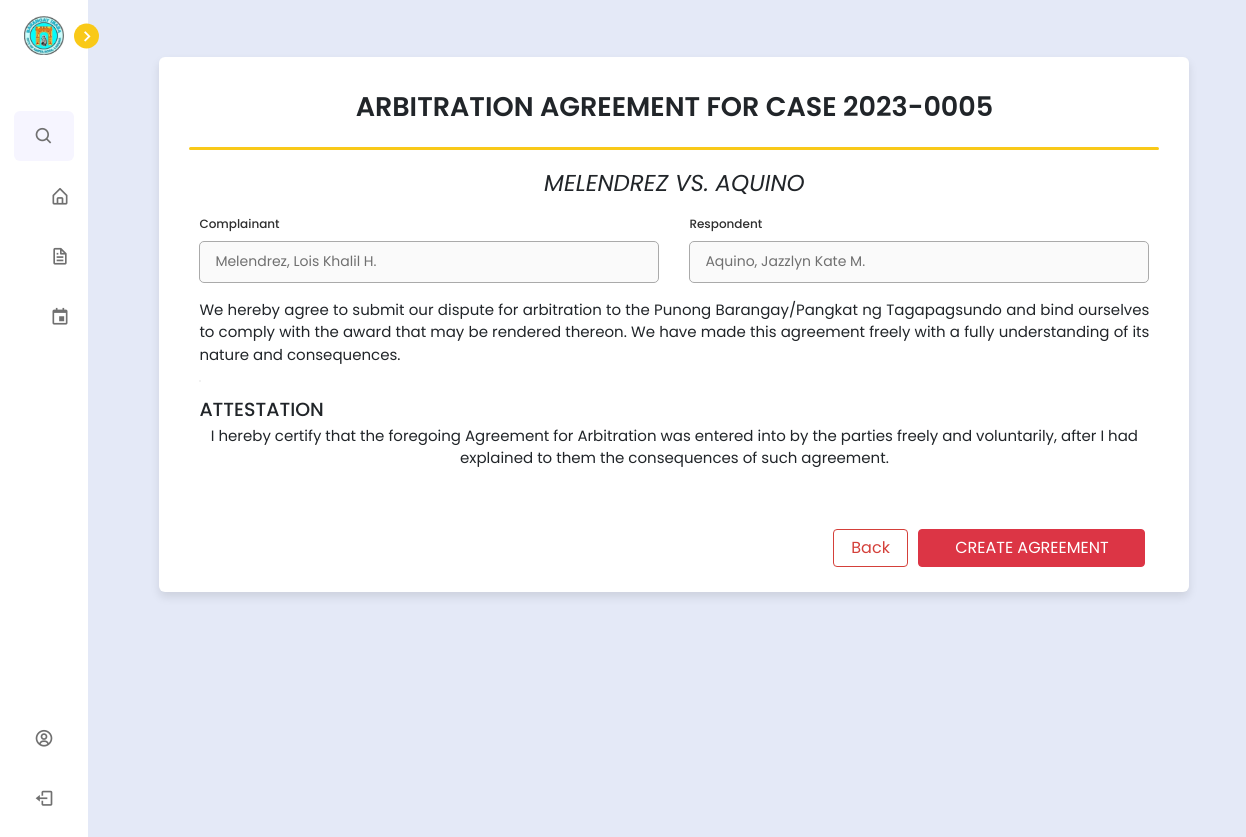
Page /barangay/lupon/arbitration_agreement.php?incident_case_number=2023-0005-05 (signed in) on the committed database.
### tables this page shows
CREATE TABLE `incident_report` (
  `incident_id` int(11) NOT NULL,
  `complainant_last_name` varchar(255) NOT NULL,
  `complainant_first_name` varchar(255) NOT NULL,
  `complainant_middle_name` varchar(255) NOT NULL,
  `complainant_cellphone_number` varchar(20) NOT NULL,
  `complainant_house_address` varchar(255) NOT NULL,
  `respondent_last_name` varchar(255) NOT NULL,
  `respondent_first_name` varchar(255) NOT NULL,
  `respondent_middle_name` varchar(255) NOT NULL,
  `respondent_cellphone_number` varchar(20) NOT NULL,
  `respondent_house_address` varchar(255) NOT NULL,
  `incident_case_number` varchar(50) NOT NULL,
  `incident_case_type` varchar(100) NOT NULL,
  `incident_date` date NOT NULL,
  `description_of_violation` tinytext NOT NULL,
  `created_at` timestamp NOT NULL DEFAULT current_timestamp(),
  `submitter_first_name` varchar(50) DEFAULT NULL,
  `submitter_last_name` varchar(50) DEFAULT NULL,
  `lupon_id` int(11) DEFAULT NULL,
  `pb_id` int(11) NOT NULL,
  `other_incident_case_type` varchar(255) DEFAULT NULL
);

### barangay/lupon/arbitration_agreement.php (the view, shortened to what this page needs)
<?php
include '../../config.php';
$email = $_SESSION['email_address'];
?>
<!DOCTYPE html>
<html lang="en">
<head>
    <link href='https://unpkg.com/boxicons@2.1.1/css/boxicons.min.css' rel='stylesheet'>
    <link rel="stylesheet" href="https://unicons.iconscout.com/release/v4.0.0/css/line.css">
    <link rel="stylesheet" href="https://cdnjs.cloudflare.com/ajax/libs/font-awesome/6.4.2/css/all.min.css" />
    <link rel="stylesheet" href="../../node_modules/bootstrap/dist/css/bootstrap.min.css">
    <link rel="stylesheet" href="../../css/dilg.css">
</head>
<body>
<nav class="sidebar close">
        <header>
            <div class="image-text">
            <?php
                    $select = mysqli_query($conn, "SELECT l.*, pb.barangay
                                                FROM `lupon_accounts` l
                                                LEFT JOIN `pb_accounts` pb ON l.pb_id = pb.pb_id
                                                WHERE l.email_address = '$email'") or die('query failed');
                    if(mysqli_num_rows($select) > 0){
                        $fetch = mysqli_fetch_assoc($select);
                    }
                ?>
                              <?php
if ($fetch['barangay'] == 'Ibaba') {
    echo '<span class="image"><img src="../../images/ibaba_logo.png"></span>';
} elseif ($fetch['barangay'] == 'Other') {
    echo '<span class="image"><img src="../../images/logo.png"></span>';
} elseif ($fetch['barangay'] == 'Labas') {
    echo '<span class="image"><img src="../../images/labas.png"></span>';
} elseif ($fetch['barangay'] == 'Tagapo') {
    echo '<span class="image"><img src="../../images/tagapo.png"></span>';
} elseif ($fetch['barangay'] == 'Malusak') {
    echo '<span class="image"><img src="../../images/malusak.png"></span>';
} elseif ($fetch['barangay'] == 'Balibago') {
    echo '<span class="image"><img src="../../images/balibago.png"></span>';
} elseif ($fetch['barangay'] == 'Caingin') {
    echo '<span class="image"><img src="../../images/caingin.png"></span>';
} elseif ($fetch['barangay'] == 'Pook') {
    echo '<span class="image"><img src="../../images/pooc.png"></span>';
} elseif ($fetch['barangay'] == 'Aplaya') {
    echo '<span class="image"><img src="../../images/aplaya.png"></span>';
} elseif ($fetch['barangay'] == 'Kanluran') {
    echo '<span class="image"><img src="../../images/kanluran.png"></span>';
} else {
    echo '<span class="image"><img src="../../images/logo.png"></span>';
}
?>
            </div>
            <i class='bx bx-chevron-right toggle'></i>
        </header>
        <div class="menu-bar">
            <div class="menu">
            <li class="search-box">
    <i class='bx bx-search icon'></i>
</li>
                    <li class="nav-link">
                        <a href="home.php">
                            <i class='bx bx-home-alt icon' ></i>
                        </a>
                    </li>
                    <li class="nav-link">
                        <a href="incident_reports.php">
                            <i class='bx bx-file icon' ></i>
                        </a>
                    </li>
                    <li class="nav-link">
                        <a href="hearings.php">
                            <i class='bx bx-calendar-event icon' ></i>
                        </a>
                    </li>
            </div>
            <div class="bottom-content">
                <li class="">
                <a href="my_account.php">
                        <i class='bx bx-user-circle icon' ></i>
                    </a>
                </li>
                <li class="">
                    <a href="../../logout.php">
                        <i class='bx bx-log-out icon' ></i>
                    </a>
                </li>
            </div>
        </div>
    </nav>
    <section class="home">
    <center>
            <div class="add-account-container">
            <?php
        $incident_case_number = $_GET['incident_case_number'];
        $select = mysqli_query($conn, "SELECT * FROM `incident_report` WHERE incident_case_number = '$incident_case_number'") or die('query failed');
        $fetch_cases = mysqli_fetch_assoc($select);
        ?>
                <div class="header-text">Arbitration Agreement for Case <?php echo htmlspecialchars(substr($fetch_cases['incident_case_number'], 0, 9)); ?></div>
                <form action="" method="post" style="height: 425px;">
            <span class="title" style="font-style: italic; margin-top: -5px; font-size: 23px; text-transform: uppercase;"><?php echo $fetch_cases['complainant_last_name']; ?> vs. <?php echo $fetch_cases['respondent_last_name']; ?> </span>
                    <div class="fields">
                        <div class="input-field-1">
                            <label>Complainant</label>
                            <input type="text"  onkeypress="return validateName(event)" placeholder="" value="<?php echo $fetch_cases['complainant_last_name']; ?>, <?php echo $fetch_cases['complainant_first_name']; ?> <?php echo substr($fetch_cases['complainant_middle_name'], 0, 1); ?>." disabled readonly>
                        </div>
                        <div class="input-field-1">
                            <label>Respondent</label>
                            <input type="text"  onkeypress="return validateName(event)" placeholder="" value="<?php echo $fetch_cases['respondent_last_name']; ?>, <?php echo $fetch_cases['respondent_first_name']; ?> <?php echo substr($fetch_cases['respondent_middle_name'], 0, 1); ?>." disabled readonly>
                        </div>
                        <div class="input-field" style="width: 100%;">
                        <small style="font-size: 15px; text-align: justify;">We hereby agree to submit our dispute for arbitration to the Punong Barangay/Pangkat ng Tagapagsundo and bind ourselves to comply with the award that may be rendered thereon. We have made this agreement freely with a fully understanding of its nature and consequences.</small>
                        </div>
                        <hr style="border: 1px solid #ccc; margin: 10px 0;">
                            <div class="input-field-1" style="width: 100%;">
                            <span class="title" style="font-size: 19px; font-weight: 500; text-align: left; text-transform: uppercase;">Attestation</span>
                        <p style="font-size: 15px;">I hereby certify that the foregoing Agreement for Arbitration was entered into by the parties freely and voluntarily, after I had explained to them the consequences of such agreement.</p>
                        </div>
                    </div>
                    <div class="input-group1 d-flex" style="margin-top: 3%; margin-left: 22%;">
                        <input type="button" value="Back" class="btn btn-secondary back-btn" style="width: 10%; margin-left: 430px;" onclick="history.back()">
                        <input type="button" id="openModalBtn" value="CREATE AGREEMENT" class="btn btn-danger" style="width: 30%; margin-left: 10px;">
                    </div>
                </form>
            </div>
            </center>
    </section>
</body>
</html>

### css/dilg.css (style rules this page uses)
* { margin: 0; padding: 0; box-sizing: border-box; font-family: 'Poppins', sans-serif; }
:root { --body-color: #E4E9F7; --sidebar-color: #FFF; --primary-color: #F9C918; --primary-color-light: #F6F5FF; --toggle-color: #DDD; --text-color: #707070; --tran-03: all 0.2s ease; --tran-03: all 0.3s ease; --tran-04: all 0.3s ease; --tran-05: all 0.3s ease; }
body { min-height: 100vh; background-color: var(--body-color); transition: var(--tran-05); overflow-x: hidden; overflow-y: hidden; }
.sidebar { position: fixed; top: 0; left: 0; height: 100%; width: 250px; padding: 10px 14px; background: var(--sidebar-color); transition: var(--tran-05); z-index: 100; }
.sidebar.close { width: 88px; }
.sidebar li { height: 50px; list-style: none; display: flex; align-items: center; margin-top: 10px; }
.sidebar header .image, .sidebar .icon { min-width: 60px; border-radius: 6px; }
.sidebar .icon { min-width: 60px; border-radius: 6px; height: 100%; display: flex; align-items: center; justify-content: center; font-size: 20px; }
.sidebar .text, .sidebar .icon { color: var(--text-color); transition: var(--tran-03); }
.sidebar header { position: relative; }
.sidebar header .image-text { display: flex; align-items: center; }
.sidebar header .image { display: flex; align-items: center; justify-content: center; }
.sidebar header .image img { width: 40px; border-radius: 6px; }
.sidebar header .toggle { position: absolute; top: 50%; right: -25px; transform: translateY(-50%) rotate(180deg); height: 25px; width: 25px; background-color: var(--primary-color); color: var(--sidebar-color); border-radius: 50%; display: flex; align-items: center; justify-content: center; font-size: 22px; cursor: pointer; transition: var(--tran-05); }
.sidebar.close .toggle { transform: translateY(-50%) rotate(0deg); }
.sidebar .menu { margin-top: 40px; }
.sidebar li.search-box { border-radius: 6px; background-color: var(--primary-color-light); cursor: pointer; transition: var(--tran-05); }
.sidebar li a { list-style: none; height: 100%; background-color: transparent; display: flex; align-items: center; height: 100%; width: 100%; border-radius: 6px; text-decoration: none; transition: var(--tran-03); }
.sidebar .menu-bar { height: calc(100% - 55px); display: flex; flex-direction: column; justify-content: space-between; overflow-y: scroll; }
.home { position: absolute; top: 0; top: 0; left: 250px; margin-left: 3%; margin-top: 3%; height: 100vh; width: calc(100% - 250px); background-color: var(--body-color); transition: var(--tran-05); }
.sidebar.close ~ .home { left: 78px; height: 100vh; width: calc(100% - 78px); }
.add-account-container { position: relative; margin-top: 5%; max-width: 1030px; width: 100%; border-radius: 6px; padding: 30px; background-color: #fff; box-shadow: 0 5px 10px rgba(0,0,0,0.1); }
.add-account-container .header-text { font-weight: 600; text-transform: uppercase; text-align: center; font-size: 27px; }
.add-account-container .header-text::after { content: ""; display: block; border-bottom: 3px solid #F9C918; width: 100%; margin-top: 2%; border-radius: 25px; }
.add-account-container form { position: relative; margin-top: 16px; min-height: 300px; background-color: #fff; overflow: hidden; }
.add-account-container form .fields { display: flex; align-items: center; justify-content: space-between; flex-wrap: wrap; padding: 10px; }
form .fields .input-field { display: flex; width: calc(100% / 3 - 15px); flex-direction: column; margin: 4px 0; }
form .fields .input-field-1 { display: flex; width: calc(100% / 2 - 15px); flex-direction: column; margin: 4px 0; }
.input-field label, .input-field-1 label { font-size: 12px; font-weight: 500; color: #2e2e2e; text-align: left; }
.input-field input, select, .input-field-1 input, select { outline: none; font-size: 14px; font-weight: 400; color: var(--text-color); border-radius: 5px; border: 1px solid #aaa; padding: 0 15px; height: 42px; margin: 8px 0; }
.back-btn { background: white; border: 1px solid #d4403a; color: #d4403a; }

### barangay/lupon/arbitration_agreement.php (style rules this page uses)
.home { position: absolute; top: 0; top: 0; left: 250px; height: 100vh; width: calc(100% - 78px); background-color: var(--body-color); transition: var(--tran-05); }
.sidebar.close ~ .home { left: 78px; height: 100vh; width: calc(100% - 78px); }
.add-account-container { height: 535px; width: 880x; margin-top: 20px; margin-left: -50px; }

### rows in the picture
incident_report: incident_case_number "2023-0005", complainant_last_name "MELENDREZ", respondent_last_name "AQUINO", complainant_last_name+complainant_first_name+complainant_middle_name "Melendrez, Lois Khalil H.", respondent_last_name+respondent_first_name+respondent_middle_name "Aquino, Jazzlyn Kate M."
